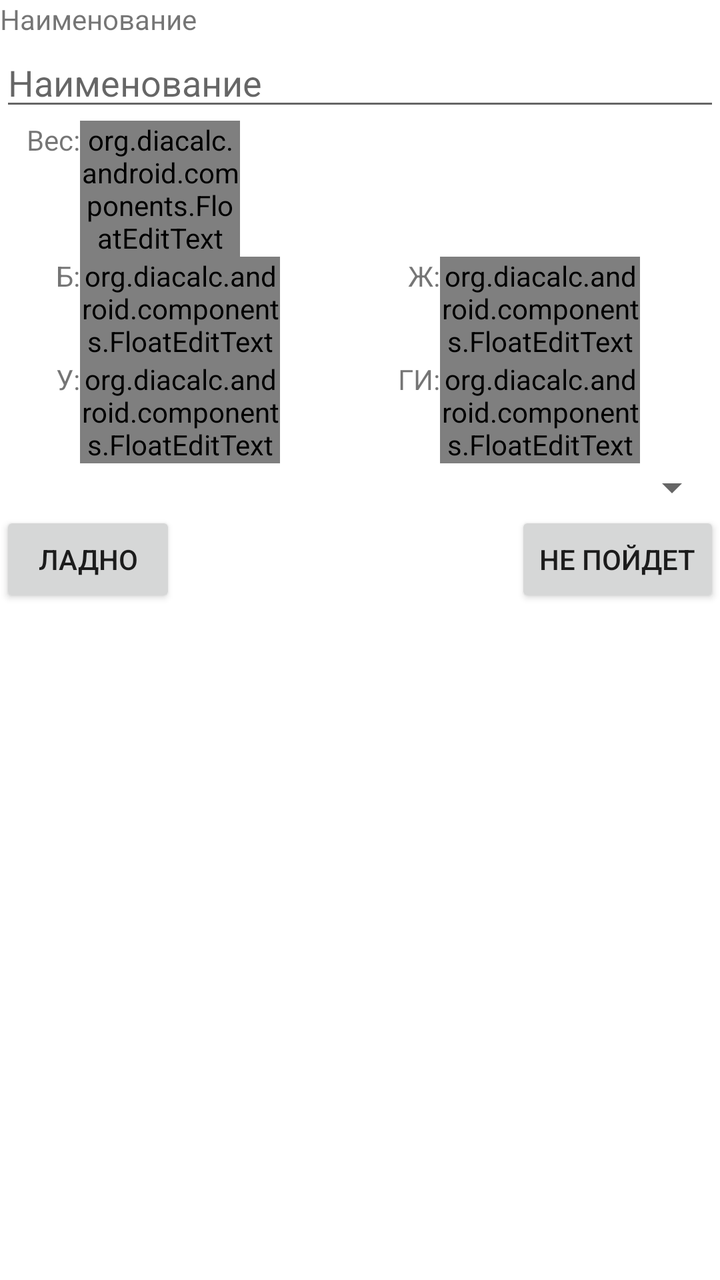
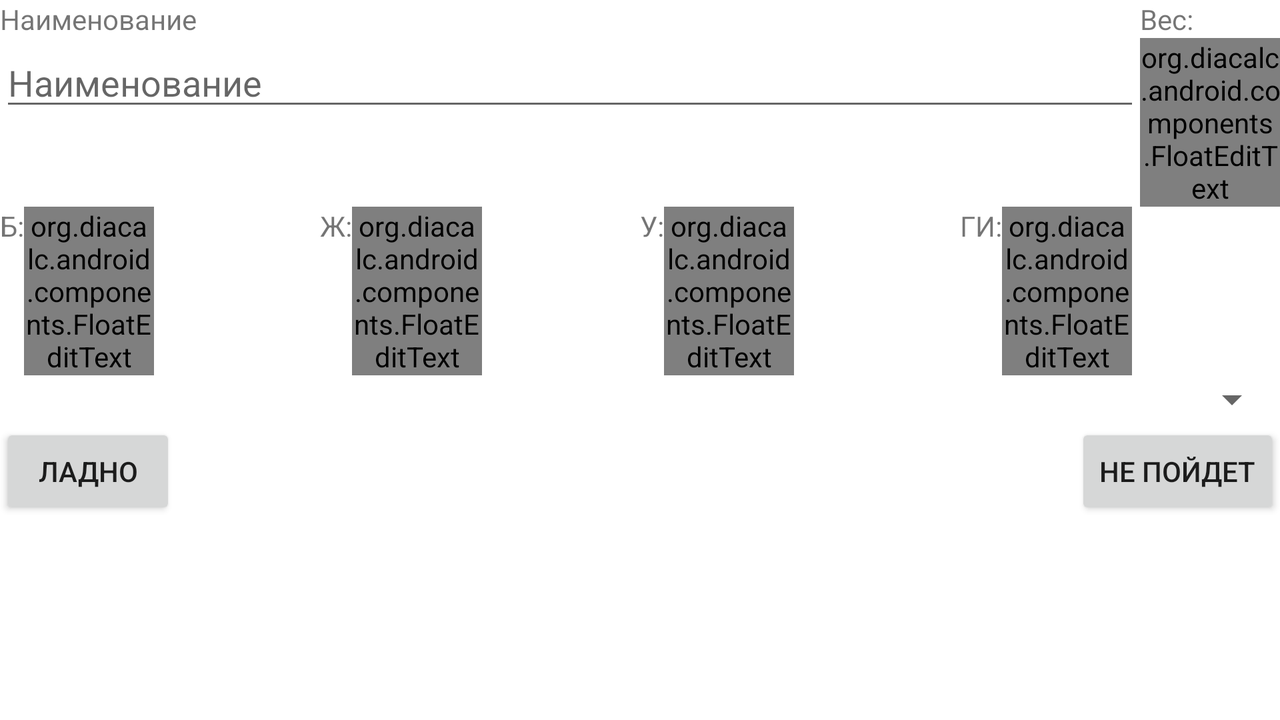

Compare how this app lays out the same screen by default and in its alternative resource folder. The renders come first, then the two layout files and the values they reference.
<!-- AndroidManifest.xml: fallback theme Theme.MaterialComponents.DayNight.NoActionBar -->
<!-- res/layout/product_dialog.xml -->
<?xml version="1.0" encoding="utf-8"?>
<RelativeLayout xmlns:android="http://schemas.android.com/apk/res/android"
    android:layout_width="fill_parent"
    android:layout_height="fill_parent"
    android:orientation="vertical"
    >
    <TextView
    	android:id="@+id/textNameProdDlg"
    	android:layout_width="wrap_content"
    	android:layout_height="wrap_content"
    	android:text="@string/textProductName"/>
    <EditText
    	android:id="@+id/editNameProdDlg"
    	android:singleLine="true"
    	android:hint="@string/productName"
    	
    	android:layout_width="fill_parent"
    	android:layout_height="wrap_content"
    	
    	android:layout_below="@id/textNameProdDlg"
    />
    <org.diacalc.android.components.FloatEditText
    	android:id="@+id/editWeightProdDlg"
    	android:layout_width="80dip"
    	android:layout_height="wrap_content"
    	android:hint="@string/weightGr"
    	android:inputType="numberDecimal"
    	
    	android:layout_below="@id/editNameProdDlg"
    	android:layout_marginLeft="40dip"
    />
    
    <TextView
    	android:id="@+id/textWeightProdDlg"
    	android:layout_width="40dip"
    	android:layout_height="wrap_content"
    	android:text="@string/textProductWeight"
    	
    	android:layout_below="@id/editNameProdDlg"
    	android:layout_alignBaseline="@id/editWeightProdDlg"
    	android:gravity="right"
    />
    
    <LinearLayout
    	android:id="@+id/centerPane1ProdDlg"
    	android:layout_height="wrap_content"
    	android:layout_width="fill_parent"
    	android:orientation="horizontal"
    	android:layout_below="@id/editWeightProdDlg"
    	
    >
    	<LinearLayout
    		android:id="@+id/pane1ProdDlg"
    		android:layout_height="wrap_content"
    		android:layout_width="fill_parent"
    		android:orientation="horizontal"
    		android:layout_weight="1">
    		<TextView
    			android:id="@+id/textProtProdDlg"
    			android:layout_width="40dip"
    			android:layout_height="wrap_content"
    			android:gravity="right"
    			android:text="@string/textProductProt"
    		/>
    		<org.diacalc.android.components.FloatEditText
    			android:id="@+id/editProtProdDlg"
    			android:hint="@string/gramms"
    			android:inputType="numberDecimal"
    	
		    	android:layout_width="100dip"
    			android:layout_height="wrap_content"
    		/>
    	</LinearLayout>
    	<LinearLayout
    		android:id="@+id/pane1ProdDlg"
    		android:layout_height="wrap_content"
    		android:layout_width="fill_parent"
    		android:orientation="horizontal"
    		android:layout_weight="1">
    		<TextView
    			android:id="@+id/textFatProdDlg"
    			android:layout_width="40dip"
    			android:layout_height="wrap_content"
    			android:gravity="right"
    			android:text="@string/textProductFat"
    		/>
    		<org.diacalc.android.components.FloatEditText
    			android:id="@+id/editFatProdDlg"
    			android:hint="@string/gramms"
    			android:inputType="numberDecimal"
    	
    			android:layout_width="100dip"
    			android:layout_height="wrap_content"
    		/>
    	</LinearLayout>
    </LinearLayout>
    <LinearLayout
    	android:id="@+id/centerPane2ProdDlg"
    	android:layout_height="wrap_content"
    	android:layout_width="fill_parent"
    	android:orientation="horizontal"
    	android:layout_below="@id/centerPane1ProdDlg"
    >
    	<LinearLayout
    		android:id="@+id/pane1ProdDlg"
    		android:layout_height="wrap_content"
    		android:layout_width="fill_parent"
    		android:orientation="horizontal"
    		android:layout_weight="1">
    		<TextView
    			android:id="@+id/textCarbProdDlg"
    			android:layout_width="40dip"
    			android:layout_height="wrap_content"
    			android:gravity="right"
    			android:text="@string/textProductCarb"
    		/>
    		<org.diacalc.android.components.FloatEditText
    			android:id="@+id/editCarbProdDlg"
    			android:hint="@string/gramms"
    			android:inputType="numberDecimal"
    	
    			android:layout_width="100dip"
    			android:layout_height="wrap_content"
    		/>
    	</LinearLayout>
    	<LinearLayout
    		android:id="@+id/pane1ProdDlg"
    		android:layout_height="wrap_content"
    		android:layout_width="fill_parent"
    		android:orientation="horizontal"
    		android:layout_weight="1">
    		<TextView
    			android:id="@+id/textGiProdDlg"
    			android:layout_width="40dip"
    			android:layout_height="wrap_content"
    			android:gravity="right"
    			android:text="@string/textProductGI"
    		/>
    		<org.diacalc.android.components.FloatEditText
    			android:id="@+id/editGiProdDlg"
    			android:inputType="numberDecimal"
    			
    			android:layout_width="100dip"
    			android:layout_height="wrap_content"
    		/>
    	</LinearLayout>
    </LinearLayout>
    <Spinner
 			android:id="@+id/spinnerGroupSelectProdDlg"
 			android:layout_width="fill_parent"
 			android:layout_height="wrap_content"
 			android:drawSelectorOnTop="false"
 			android:prompt="@string/spinnerProductPromt"
 			
 			android:layout_below="@id/centerPane2ProdDlg"
 		/>
    <Button
    	android:id="@+id/btnProdDlgOk"
    	android:layout_width="wrap_content"
    	android:layout_height="wrap_content"
    	
    	android:text="@string/btnOk"
    	
    	android:layout_alignParentLeft="true"
    	android:layout_below="@id/spinnerGroupSelectProdDlg"
    />
    <Button
    	android:id="@+id/btnProdDlgNo"
    	android:layout_width="wrap_content"
    	android:layout_height="wrap_content"
    	
    	android:text="@string/btnNo"
    	
    	android:layout_alignParentRight="true"
    	android:layout_below="@id/spinnerGroupSelectProdDlg"
    />
</RelativeLayout>
<!-- resources referenced by this layout -->
<resources>
  <string name="btnNo">Не пойдет</string>
  <string name="btnOk">Ладно</string>
  <string name="gramms">г.</string>
  <string name="productName">Наименование</string>
  <string name="spinnerProductPromt">Выбор группы</string>
  <string name="textProductCarb">У:</string>
  <string name="textProductFat">Ж:</string>
  <string name="textProductGI">ГИ:</string>
  <string name="textProductName">Наименование</string>
  <string name="textProductProt">Б:</string>
  <string name="textProductWeight">Вес:</string>
  <string name="weightGr">Вес г.</string>
</resources>
<!-- res/layout-land/product_dialog.xml (the author's variant of the layout above) -->
<!-- drawn on the phone turned sideways -->
<?xml version="1.0" encoding="utf-8"?>
<RelativeLayout xmlns:android="http://schemas.android.com/apk/res/android"
    android:layout_width="fill_parent"
    android:layout_height="fill_parent"
    android:orientation="vertical"
    >
    <LinearLayout
    	android:id="@+id/topPaneProdDlg"
    	android:layout_width="fill_parent"
    	android:layout_height="wrap_content"
    	android:orientation="horizontal"
    	android:layout_weight="1"
    	>
    	<LinearLayout
    		android:id="@+id/namePaneProdDlg"
    		android:layout_width="fill_parent"
    		android:layout_height="wrap_content"
    		android:orientation="vertical"
    		android:layout_weight="1"
    	>
    		<TextView
    			android:id="@+id/textNameProdDlg"
    			android:layout_width="wrap_content"
    			android:layout_height="wrap_content"
    			android:text="@string/textProductName"/>
    		<EditText
    			android:id="@+id/editNameProdDlg"
    			android:singleLine="true"
    			android:hint="@string/productName"
    	
    			android:layout_width="fill_parent"
    			android:layout_height="wrap_content"
    		/>
    	</LinearLayout>	
    	
    	<LinearLayout
    		android:id="@+id/weightPaneProdDlg"
    		android:layout_width="70dip"
    		android:layout_height="wrap_content"
    		android:orientation="vertical"
    		android:layout_weight="0"
    	>
    		<TextView
    			android:id="@+id/textWeightProdDlg"
    			android:layout_width="wrap_content"
    			android:layout_height="wrap_content"
    			android:gravity="right"
    			android:text="@string/textProductWeight"
    		/>
    		<org.diacalc.android.components.FloatEditText
    			android:id="@+id/editWeightProdDlg"
    			android:hint="@string/weightGr"
    			android:inputType="numberDecimal"
    			
    	   		android:layout_width="70dip"
    			android:layout_height="wrap_content"
    		/>	
    	</LinearLayout>	
    </LinearLayout>
    <LinearLayout
    	android:id="@+id/centerPaneProdDlg"
    	android:layout_height="wrap_content"
    	android:layout_width="fill_parent"
    	android:orientation="horizontal"
    	android:layout_below="@id/topPaneProdDlg"
    >
    	<LinearLayout
    		android:id="@+id/pane1ProdDlg"
    		android:layout_height="wrap_content"
    		android:layout_width="fill_parent"
    		android:orientation="horizontal"
    		android:layout_weight="1">
    		<TextView
    			android:id="@+id/textProtProdDlg"
    			android:layout_width="wrap_content"
    			android:layout_height="wrap_content"
    			android:gravity="right"
    			android:text="@string/textProductProt"
    		/>
    		<org.diacalc.android.components.FloatEditText
    			android:id="@+id/editProtProdDlg"
    			android:hint="@string/gramms"
    			android:inputType="numberDecimal"
    	
    			android:layout_width="65dip"
    			android:layout_height="wrap_content"
    		/>
    	</LinearLayout>
    	<LinearLayout
    		android:id="@+id/pane2ProdDlg"
    		android:layout_height="wrap_content"
    		android:layout_width="fill_parent"
    		android:orientation="horizontal"
    		android:layout_weight="1">
    		<TextView
    			android:id="@+id/textFatProdDlg"
    			android:layout_width="wrap_content"
    			android:layout_height="wrap_content"
    			android:gravity="right"
    			android:text="@string/textProductFat"
    		/>
    		<org.diacalc.android.components.FloatEditText
    			android:id="@+id/editFatProdDlg"
    			android:hint="@string/gramms"
    			android:inputType="numberDecimal"
    	
    			android:layout_width="65dip"
    			android:layout_height="wrap_content"
    		/>
    	</LinearLayout>
    	<LinearLayout
    		android:id="@+id/pane3ProdDlg"
    		android:layout_height="wrap_content"
    		android:layout_width="fill_parent"
    		android:orientation="horizontal"
    		android:layout_weight="1">
    		<TextView
    			android:id="@+id/textCarbProdDlg"
    			android:layout_width="wrap_content"
    			android:layout_height="wrap_content"
    			android:gravity="right"
    			android:text="@string/textProductCarb"
    		/>
    		<org.diacalc.android.components.FloatEditText
    			android:id="@+id/editCarbProdDlg"
    			android:hint="@string/gramms"
    			android:inputType="numberDecimal"
    	
    			android:layout_width="65dip"
    			android:layout_height="wrap_content"
    		/>
    	</LinearLayout>	
    	<LinearLayout
    		android:id="@+id/pane4ProdDlg"
    		android:layout_height="wrap_content"
    		android:layout_width="fill_parent"
    		android:orientation="horizontal"
    		android:layout_weight="1">
    		<TextView
    			android:id="@+id/textGiProdDlg"
    			android:layout_width="wrap_content"
    			android:layout_height="wrap_content"
    			android:gravity="right"
    			android:text="@string/textProductGI"
    		/>
    		<org.diacalc.android.components.FloatEditText
    			android:id="@+id/editGiProdDlg"
    			android:inputType="numberDecimal"
    			
		    	android:layout_width="65dip"
    			android:layout_height="wrap_content"
    		/>
    	</LinearLayout>
    	
    </LinearLayout>
    <Spinner
 			android:id="@+id/spinnerGroupSelectProdDlg"
 			android:layout_width="fill_parent"
 			android:layout_height="wrap_content"
 			android:drawSelectorOnTop="false"
 			android:prompt="@string/spinnerProductPromt"
 			
 			android:layout_below="@id/centerPaneProdDlg"
 		/>
    <Button
    	android:id="@+id/btnProdDlgOk"
    	android:layout_width="wrap_content"
    	android:layout_height="wrap_content"
    	
    	android:text="@string/btnOk"
    	
    	android:layout_alignParentLeft="true"
    	android:layout_below="@id/spinnerGroupSelectProdDlg"
    />
    <Button
    	android:id="@+id/btnProdDlgNo"
    	android:layout_width="wrap_content"
    	android:layout_height="wrap_content"
    	
    	android:text="@string/btnNo"
    	
    	android:layout_alignParentRight="true"
    	android:layout_below="@id/spinnerGroupSelectProdDlg"
    />
    
    
    
</RelativeLayout>
